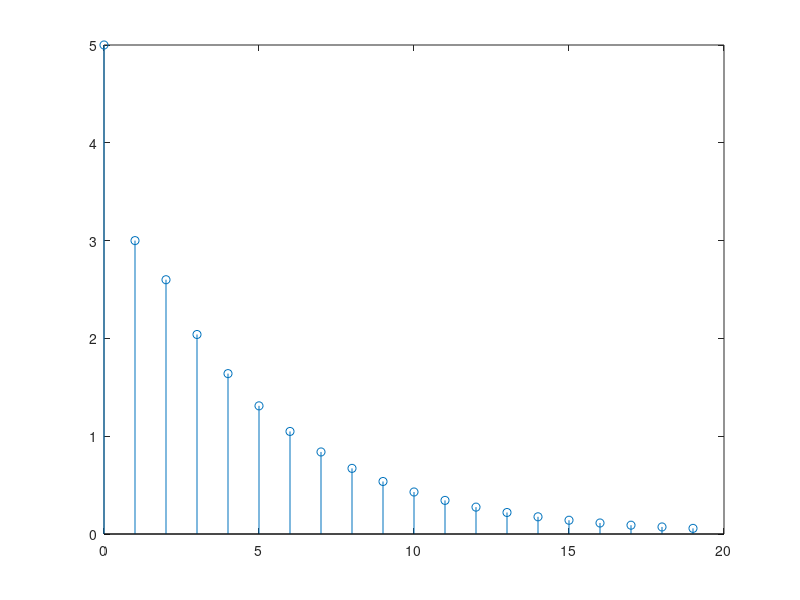

Reproduce this figure in MATLAB.
b = 5;
a = [1 -0.6 -0.16]
N = 20;
f = [1, zeros(1, N-1)];

h = filter(b,a,f); %input is unit impulse and output is impulse response

n = 0: 1: N-1;

stem(n,h);
